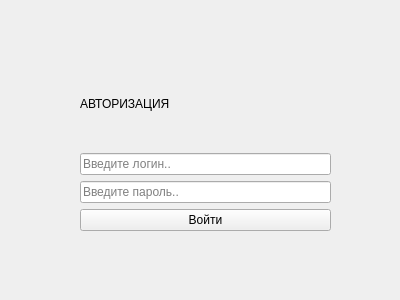
<?xml version="1.0" encoding="UTF-8"?>
<ui version="4.0">
 <class>LoginWindow</class>
 <widget class="QWidget" name="LoginWindow">
  <property name="geometry">
   <rect>
    <x>0</x>
    <y>0</y>
    <width>400</width>
    <height>300</height>
   </rect>
  </property>
  <property name="windowTitle">
   <string>Form</string>
  </property>
  <property name="styleSheet">
   <string notr="true"/>
  </property>
  <widget class="QWidget" name="">
   <property name="geometry">
    <rect>
     <x>80</x>
     <y>60</y>
     <width>251</width>
     <height>171</height>
    </rect>
   </property>
   <layout class="QGridLayout" name="gridLayout">
    <item row="0" column="0">
     <widget class="QLabel" name="label">
      <property name="styleSheet">
       <string notr="true">font-weight: boldt;
font: 20pt &quot;MS Shell Dlg 2&quot;;
qproperty-alignment: AlignCenter;</string>
      </property>
      <property name="text">
       <string>АВТОРИЗАЦИЯ</string>
      </property>
     </widget>
    </item>
    <item row="1" column="0">
     <widget class="QLineEdit" name="loginInput">
      <property name="statusTip">
       <string extracomment="Введите логин.."/>
      </property>
      <property name="placeholderText">
       <string>Введите логин..</string>
      </property>
     </widget>
    </item>
    <item row="2" column="0">
     <widget class="QLineEdit" name="passwordInput">
      <property name="inputMethodHints">
       <set>Qt::ImhHiddenText|Qt::ImhNoAutoUppercase|Qt::ImhNoPredictiveText|Qt::ImhSensitiveData</set>
      </property>
      <property name="echoMode">
       <enum>QLineEdit::Password</enum>
      </property>
      <property name="placeholderText">
       <string>Введите пароль..</string>
      </property>
     </widget>
    </item>
    <item row="3" column="0">
     <widget class="QPushButton" name="loginButton">
      <property name="text">
       <string>Войти</string>
      </property>
     </widget>
    </item>
   </layout>
  </widget>
 </widget>
 <resources/>
 <connections/>
</ui>
